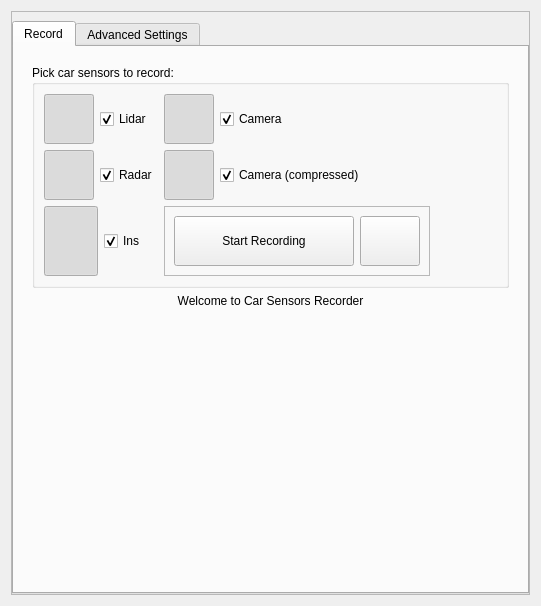
<?xml version="1.0" encoding="UTF-8"?>
<ui version="4.0">
 <class>Form</class>
 <widget class="QWidget" name="Form">
  <property name="geometry">
   <rect>
    <x>0</x>
    <y>0</y>
    <width>541</width>
    <height>606</height>
   </rect>
  </property>
  <property name="windowTitle">
   <string>Car Sensors Recorder</string>
  </property>
  <layout class="QHBoxLayout" name="horizontalLayout_7">
   <item>
    <widget class="QScrollArea" name="scrollArea">
     <property name="widgetResizable">
      <bool>true</bool>
     </property>
     <widget class="QWidget" name="scrollAreaWidgetContents_2">
      <property name="geometry">
       <rect>
        <x>0</x>
        <y>0</y>
        <width>521</width>
        <height>586</height>
       </rect>
      </property>
      <layout class="QVBoxLayout" name="verticalLayout">
       <property name="spacing">
        <number>2</number>
       </property>
       <property name="leftMargin">
        <number>0</number>
       </property>
       <property name="rightMargin">
        <number>0</number>
       </property>
       <property name="bottomMargin">
        <number>0</number>
       </property>
       <item>
        <widget class="QTabWidget" name="tabWidget">
         <property name="currentIndex">
          <number>0</number>
         </property>
         <widget class="QWidget" name="tab">
          <attribute name="title">
           <string notr="true">Record</string>
          </attribute>
          <layout class="QVBoxLayout" name="verticalLayout_4">
           <item>
            <widget class="QFrame" name="frame_2">
             <property name="frameShape">
              <enum>QFrame::NoFrame</enum>
             </property>
             <property name="frameShadow">
              <enum>QFrame::Plain</enum>
             </property>
             <property name="lineWidth">
              <number>0</number>
             </property>
             <layout class="QVBoxLayout" name="verticalLayout_3">
              <item>
               <widget class="QGroupBox" name="car_groupBox">
                <property name="title">
                 <string>Pick car sensors to record:</string>
                </property>
                <layout class="QGridLayout" name="gridLayout_2">
                 <item row="0" column="2">
                  <spacer name="horizontalSpacer_2">
                   <property name="orientation">
                    <enum>Qt::Horizontal</enum>
                   </property>
                   <property name="sizeHint" stdset="0">
                    <size>
                     <width>40</width>
                     <height>20</height>
                    </size>
                   </property>
                  </spacer>
                 </item>
                 <item row="0" column="1">
                  <layout class="QHBoxLayout" name="horizontalLayout_3">
                   <item>
                    <widget class="QPushButton" name="Camera_button">
                     <property name="enabled">
                      <bool>true</bool>
                     </property>
                     <property name="minimumSize">
                      <size>
                       <width>50</width>
                       <height>50</height>
                      </size>
                     </property>
                     <property name="maximumSize">
                      <size>
                       <width>50</width>
                       <height>50</height>
                      </size>
                     </property>
                     <property name="whatsThis">
                      <string/>
                     </property>
                     <property name="layoutDirection">
                      <enum>Qt::LeftToRight</enum>
                     </property>
                     <property name="autoFillBackground">
                      <bool>true</bool>
                     </property>
                     <property name="text">
                      <string/>
                     </property>
                     <property name="icon">
                      <iconset>
                       <normaloff>images/Camera.png</normaloff>images/Camera.png</iconset>
                     </property>
                     <property name="iconSize">
                      <size>
                       <width>48</width>
                       <height>48</height>
                      </size>
                     </property>
                     <property name="checkable">
                      <bool>true</bool>
                     </property>
                     <property name="checked">
                      <bool>true</bool>
                     </property>
                     <property name="autoRepeatDelay">
                      <number>300</number>
                     </property>
                     <property name="flat">
                      <bool>false</bool>
                     </property>
                    </widget>
                   </item>
                   <item>
                    <widget class="QCheckBox" name="Camera_checkBox">
                     <property name="text">
                      <string>Camera</string>
                     </property>
                     <property name="checkable">
                      <bool>true</bool>
                     </property>
                     <property name="checked">
                      <bool>true</bool>
                     </property>
                     <property name="tristate">
                      <bool>false</bool>
                     </property>
                    </widget>
                   </item>
                  </layout>
                 </item>
                 <item row="1" column="0">
                  <layout class="QHBoxLayout" name="horizontalLayout_2">
                   <item>
                    <widget class="QPushButton" name="Radar_button">
                     <property name="enabled">
                      <bool>true</bool>
                     </property>
                     <property name="minimumSize">
                      <size>
                       <width>50</width>
                       <height>50</height>
                      </size>
                     </property>
                     <property name="maximumSize">
                      <size>
                       <width>50</width>
                       <height>50</height>
                      </size>
                     </property>
                     <property name="whatsThis">
                      <string/>
                     </property>
                     <property name="layoutDirection">
                      <enum>Qt::LeftToRight</enum>
                     </property>
                     <property name="autoFillBackground">
                      <bool>true</bool>
                     </property>
                     <property name="text">
                      <string/>
                     </property>
                     <property name="icon">
                      <iconset>
                       <normaloff>images/Radar.png</normaloff>images/Radar.png</iconset>
                     </property>
                     <property name="iconSize">
                      <size>
                       <width>48</width>
                       <height>48</height>
                      </size>
                     </property>
                     <property name="checkable">
                      <bool>true</bool>
                     </property>
                     <property name="checked">
                      <bool>true</bool>
                     </property>
                     <property name="autoRepeatDelay">
                      <number>300</number>
                     </property>
                     <property name="flat">
                      <bool>false</bool>
                     </property>
                    </widget>
                   </item>
                   <item>
                    <widget class="QCheckBox" name="Radar_checkBox">
                     <property name="text">
                      <string>Radar</string>
                     </property>
                     <property name="checkable">
                      <bool>true</bool>
                     </property>
                     <property name="checked">
                      <bool>true</bool>
                     </property>
                     <property name="tristate">
                      <bool>false</bool>
                     </property>
                    </widget>
                   </item>
                  </layout>
                 </item>
                 <item row="0" column="0">
                  <layout class="QHBoxLayout" name="horizontalLayout">
                   <item>
                    <widget class="QPushButton" name="Lidar_button">
                     <property name="enabled">
                      <bool>true</bool>
                     </property>
                     <property name="minimumSize">
                      <size>
                       <width>50</width>
                       <height>50</height>
                      </size>
                     </property>
                     <property name="maximumSize">
                      <size>
                       <width>50</width>
                       <height>50</height>
                      </size>
                     </property>
                     <property name="whatsThis">
                      <string/>
                     </property>
                     <property name="layoutDirection">
                      <enum>Qt::LeftToRight</enum>
                     </property>
                     <property name="autoFillBackground">
                      <bool>true</bool>
                     </property>
                     <property name="text">
                      <string/>
                     </property>
                     <property name="icon">
                      <iconset>
                       <normaloff>images/Lidar.png</normaloff>images/Lidar.png</iconset>
                     </property>
                     <property name="iconSize">
                      <size>
                       <width>48</width>
                       <height>48</height>
                      </size>
                     </property>
                     <property name="checkable">
                      <bool>true</bool>
                     </property>
                     <property name="checked">
                      <bool>true</bool>
                     </property>
                     <property name="autoRepeatDelay">
                      <number>300</number>
                     </property>
                     <property name="flat">
                      <bool>false</bool>
                     </property>
                    </widget>
                   </item>
                   <item>
                    <widget class="QCheckBox" name="Lidar_checkBox">
                     <property name="text">
                      <string>Lidar</string>
                     </property>
                     <property name="checkable">
                      <bool>true</bool>
                     </property>
                     <property name="checked">
                      <bool>true</bool>
                     </property>
                     <property name="tristate">
                      <bool>false</bool>
                     </property>
                    </widget>
                   </item>
                  </layout>
                 </item>
                 <item row="2" column="0">
                  <layout class="QHBoxLayout" name="horizontalLayout_4">
                   <item>
                    <widget class="QPushButton" name="Ins_button">
                     <property name="enabled">
                      <bool>true</bool>
                     </property>
                     <property name="minimumSize">
                      <size>
                       <width>50</width>
                       <height>50</height>
                      </size>
                     </property>
                     <property name="maximumSize">
                      <size>
                       <width>180</width>
                       <height>98</height>
                      </size>
                     </property>
                     <property name="whatsThis">
                      <string/>
                     </property>
                     <property name="layoutDirection">
                      <enum>Qt::LeftToRight</enum>
                     </property>
                     <property name="autoFillBackground">
                      <bool>true</bool>
                     </property>
                     <property name="text">
                      <string/>
                     </property>
                     <property name="icon">
                      <iconset>
                       <normaloff>images/Ins.png</normaloff>images/Ins.png</iconset>
                     </property>
                     <property name="iconSize">
                      <size>
                       <width>48</width>
                       <height>48</height>
                      </size>
                     </property>
                     <property name="checkable">
                      <bool>true</bool>
                     </property>
                     <property name="checked">
                      <bool>true</bool>
                     </property>
                     <property name="autoRepeatDelay">
                      <number>300</number>
                     </property>
                     <property name="flat">
                      <bool>false</bool>
                     </property>
                    </widget>
                   </item>
                   <item>
                    <widget class="QCheckBox" name="Ins_checkBox">
                     <property name="text">
                      <string>Ins</string>
                     </property>
                     <property name="checkable">
                      <bool>true</bool>
                     </property>
                     <property name="checked">
                      <bool>true</bool>
                     </property>
                     <property name="tristate">
                      <bool>false</bool>
                     </property>
                    </widget>
                   </item>
                  </layout>
                 </item>
                 <item row="1" column="1">
                  <layout class="QHBoxLayout" name="horizontalLayout_8">
                   <item>
                    <widget class="QPushButton" name="Camera_comp_button">
                     <property name="enabled">
                      <bool>true</bool>
                     </property>
                     <property name="minimumSize">
                      <size>
                       <width>50</width>
                       <height>50</height>
                      </size>
                     </property>
                     <property name="maximumSize">
                      <size>
                       <width>50</width>
                       <height>50</height>
                      </size>
                     </property>
                     <property name="whatsThis">
                      <string/>
                     </property>
                     <property name="layoutDirection">
                      <enum>Qt::LeftToRight</enum>
                     </property>
                     <property name="autoFillBackground">
                      <bool>true</bool>
                     </property>
                     <property name="text">
                      <string/>
                     </property>
                     <property name="icon">
                      <iconset>
                       <normaloff>images/Camera_comp.png</normaloff>images/Camera_comp.png</iconset>
                     </property>
                     <property name="iconSize">
                      <size>
                       <width>48</width>
                       <height>48</height>
                      </size>
                     </property>
                     <property name="checkable">
                      <bool>true</bool>
                     </property>
                     <property name="checked">
                      <bool>true</bool>
                     </property>
                     <property name="autoRepeatDelay">
                      <number>300</number>
                     </property>
                     <property name="flat">
                      <bool>false</bool>
                     </property>
                    </widget>
                   </item>
                   <item>
                    <widget class="QCheckBox" name="Camera_comp_checkBox">
                     <property name="text">
                      <string>Camera (compressed)</string>
                     </property>
                     <property name="checkable">
                      <bool>true</bool>
                     </property>
                     <property name="checked">
                      <bool>true</bool>
                     </property>
                     <property name="tristate">
                      <bool>false</bool>
                     </property>
                    </widget>
                   </item>
                  </layout>
                 </item>
                 <item row="1" column="2">
                  <spacer name="horizontalSpacer_3">
                   <property name="orientation">
                    <enum>Qt::Horizontal</enum>
                   </property>
                   <property name="sizeHint" stdset="0">
                    <size>
                     <width>40</width>
                     <height>20</height>
                    </size>
                   </property>
                  </spacer>
                 </item>
                 <item row="2" column="1">
                  <widget class="QFrame" name="frame">
                   <property name="frameShape">
                    <enum>QFrame::StyledPanel</enum>
                   </property>
                   <property name="frameShadow">
                    <enum>QFrame::Raised</enum>
                   </property>
                   <layout class="QHBoxLayout" name="horizontalLayout_5">
                    <item>
                     <widget class="QPushButton" name="recButton">
                      <property name="minimumSize">
                       <size>
                        <width>180</width>
                        <height>50</height>
                       </size>
                      </property>
                      <property name="text">
                       <string comment="Stop Recording">Start Recording</string>
                      </property>
                      <property name="icon">
                       <iconset>
                        <normaloff>images/icons8-record-64.png</normaloff>
                        <normalon>images/icons8-stop-64.png</normalon>images/icons8-record-64.png</iconset>
                      </property>
                      <property name="iconSize">
                       <size>
                        <width>48</width>
                        <height>48</height>
                       </size>
                      </property>
                      <property name="checkable">
                       <bool>true</bool>
                      </property>
                      <property name="autoDefault">
                       <bool>false</bool>
                      </property>
                      <property name="default">
                       <bool>false</bool>
                      </property>
                      <property name="flat">
                       <bool>false</bool>
                      </property>
                     </widget>
                    </item>
                    <item>
                     <widget class="QPushButton" name="pauseButton">
                      <property name="minimumSize">
                       <size>
                        <width>60</width>
                        <height>50</height>
                       </size>
                      </property>
                      <property name="maximumSize">
                       <size>
                        <width>50</width>
                        <height>50</height>
                       </size>
                      </property>
                      <property name="focusPolicy">
                       <enum>Qt::StrongFocus</enum>
                      </property>
                      <property name="text">
                       <string/>
                      </property>
                      <property name="icon">
                       <iconset>
                        <normaloff>images/icons8-pause-64.png</normaloff>
                        <normalon>images/icons8-play-64.png</normalon>images/icons8-pause-64.png</iconset>
                      </property>
                      <property name="iconSize">
                       <size>
                        <width>48</width>
                        <height>48</height>
                       </size>
                      </property>
                      <property name="checkable">
                       <bool>true</bool>
                      </property>
                     </widget>
                    </item>
                   </layout>
                  </widget>
                 </item>
                 <item row="2" column="2">
                  <spacer name="horizontalSpacer">
                   <property name="orientation">
                    <enum>Qt::Horizontal</enum>
                   </property>
                   <property name="sizeHint" stdset="0">
                    <size>
                     <width>40</width>
                     <height>20</height>
                    </size>
                   </property>
                  </spacer>
                 </item>
                </layout>
               </widget>
              </item>
              <item>
               <widget class="QLabel" name="car_rec_timer">
                <property name="text">
                 <string>Welcome to Car Sensors Recorder</string>
                </property>
                <property name="alignment">
                 <set>Qt::AlignCenter</set>
                </property>
                <property name="wordWrap">
                 <bool>false</bool>
                </property>
               </widget>
              </item>
              <item>
               <spacer name="verticalSpacer">
                <property name="orientation">
                 <enum>Qt::Vertical</enum>
                </property>
                <property name="sizeHint" stdset="0">
                 <size>
                  <width>20</width>
                  <height>40</height>
                 </size>
                </property>
               </spacer>
              </item>
             </layout>
            </widget>
           </item>
          </layout>
         </widget>
         <widget class="QWidget" name="tab_2">
          <attribute name="title">
           <string>Advanced Settings</string>
          </attribute>
          <layout class="QVBoxLayout" name="verticalLayout_5">
           <item>
            <widget class="QFrame" name="frame_3">
             <property name="frameShape">
              <enum>QFrame::StyledPanel</enum>
             </property>
             <property name="frameShadow">
              <enum>QFrame::Raised</enum>
             </property>
             <layout class="QGridLayout" name="gridLayout">
              <item row="0" column="0">
               <widget class="QLabel" name="buffer_label">
                <property name="accessibleDescription">
                 <string extracomment="In writing to disk"/>
                </property>
                <property name="text">
                 <string>Buffer size (MB):</string>
                </property>
               </widget>
              </item>
              <item row="3" column="1">
               <widget class="QLineEdit" name="filename_lineEdit">
                <property name="sizePolicy">
                 <sizepolicy hsizetype="MinimumExpanding" vsizetype="Fixed">
                  <horstretch>0</horstretch>
                  <verstretch>0</verstretch>
                 </sizepolicy>
                </property>
                <property name="text">
                 <string/>
                </property>
                <property name="placeholderText">
                 <string>(Date-Time Format)</string>
                </property>
               </widget>
              </item>
              <item row="3" column="0">
               <widget class="QLabel" name="filename_label">
                <property name="accessibleDescription">
                 <string extracomment="In writing to disk"/>
                </property>
                <property name="text">
                 <string>Filename:</string>
                </property>
               </widget>
              </item>
              <item row="5" column="0">
               <widget class="QLabel" name="dir_label">
                <property name="accessibleDescription">
                 <string extracomment="In writing to disk"/>
                </property>
                <property name="text">
                 <string>File Path:</string>
                </property>
               </widget>
              </item>
              <item row="5" column="1" colspan="2">
               <widget class="QFrame" name="dir_frame">
                <property name="maximumSize">
                 <size>
                  <width>600</width>
                  <height>50</height>
                 </size>
                </property>
                <property name="frameShape">
                 <enum>QFrame::NoFrame</enum>
                </property>
                <property name="frameShadow">
                 <enum>QFrame::Raised</enum>
                </property>
                <layout class="QHBoxLayout" name="horizontalLayout_6">
                 <property name="leftMargin">
                  <number>0</number>
                 </property>
                 <item>
                  <widget class="QLineEdit" name="dir_lineEdit">
                   <property name="sizePolicy">
                    <sizepolicy hsizetype="MinimumExpanding" vsizetype="Fixed">
                     <horstretch>0</horstretch>
                     <verstretch>0</verstretch>
                    </sizepolicy>
                   </property>
                   <property name="text">
                    <string/>
                   </property>
                   <property name="placeholderText">
                    <string>(bag-file-dir)</string>
                   </property>
                  </widget>
                 </item>
                 <item>
                  <widget class="QPushButton" name="dir_button">
                   <property name="text">
                    <string/>
                   </property>
                   <property name="icon">
                    <iconset>
                     <normaloff>images/icons8-opened-folder-96.png</normaloff>images/icons8-opened-folder-96.png</iconset>
                   </property>
                  </widget>
                 </item>
                </layout>
               </widget>
              </item>
              <item row="0" column="1">
               <widget class="QLineEdit" name="buffer_lineEdit">
                <property name="sizePolicy">
                 <sizepolicy hsizetype="Expanding" vsizetype="Fixed">
                  <horstretch>0</horstretch>
                  <verstretch>0</verstretch>
                 </sizepolicy>
                </property>
                <property name="autoFillBackground">
                 <bool>false</bool>
                </property>
                <property name="inputMethodHints">
                 <set>Qt::ImhNone</set>
                </property>
                <property name="text">
                 <string>2048</string>
                </property>
                <property name="frame">
                 <bool>true</bool>
                </property>
                <property name="cursorPosition">
                 <number>4</number>
                </property>
                <property name="placeholderText">
                 <string>2048</string>
                </property>
                <property name="cursorMoveStyle">
                 <enum>Qt::LogicalMoveStyle</enum>
                </property>
               </widget>
              </item>
              <item row="0" column="2">
               <spacer name="horizontalSpacer_4">
                <property name="orientation">
                 <enum>Qt::Horizontal</enum>
                </property>
                <property name="sizeHint" stdset="0">
                 <size>
                  <width>40</width>
                  <height>20</height>
                 </size>
                </property>
               </spacer>
              </item>
              <item row="4" column="1">
               <widget class="QCheckBox" name="filename_td_checkBox">
                <property name="text">
                 <string>append Data-Time to filename</string>
                </property>
               </widget>
              </item>
             </layout>
            </widget>
           </item>
           <item>
            <spacer name="verticalSpacer_2">
             <property name="orientation">
              <enum>Qt::Vertical</enum>
             </property>
             <property name="sizeHint" stdset="0">
              <size>
               <width>20</width>
               <height>40</height>
              </size>
             </property>
            </spacer>
           </item>
          </layout>
         </widget>
        </widget>
       </item>
      </layout>
     </widget>
    </widget>
   </item>
  </layout>
 </widget>
 <resources>
  <include location="CarSensorsRecIcons.qrc"/>
 </resources>
 <connections>
  <connection>
   <sender>Lidar_button</sender>
   <signal>clicked()</signal>
   <receiver>Lidar_checkBox</receiver>
   <slot>toggle()</slot>
   <hints>
    <hint type="sourcelabel">
     <x>100</x>
     <y>169</y>
    </hint>
    <hint type="destinationlabel">
     <x>184</x>
     <y>157</y>
    </hint>
   </hints>
  </connection>
  <connection>
   <sender>Radar_button</sender>
   <signal>clicked()</signal>
   <receiver>Radar_checkBox</receiver>
   <slot>toggle()</slot>
   <hints>
    <hint type="sourcelabel">
     <x>100</x>
     <y>228</y>
    </hint>
    <hint type="destinationlabel">
     <x>184</x>
     <y>216</y>
    </hint>
   </hints>
  </connection>
  <connection>
   <sender>Camera_button</sender>
   <signal>clicked()</signal>
   <receiver>Camera_checkBox</receiver>
   <slot>toggle()</slot>
   <hints>
    <hint type="sourcelabel">
     <x>243</x>
     <y>169</y>
    </hint>
    <hint type="destinationlabel">
     <x>462</x>
     <y>157</y>
    </hint>
   </hints>
  </connection>
  <connection>
   <sender>Ins_button</sender>
   <signal>clicked()</signal>
   <receiver>Ins_checkBox</receiver>
   <slot>toggle()</slot>
   <hints>
    <hint type="sourcelabel">
     <x>114</x>
     <y>309</y>
    </hint>
    <hint type="destinationlabel">
     <x>184</x>
     <y>286</y>
    </hint>
   </hints>
  </connection>
  <connection>
   <sender>Lidar_checkBox</sender>
   <signal>clicked()</signal>
   <receiver>Lidar_button</receiver>
   <slot>toggle()</slot>
   <hints>
    <hint type="sourcelabel">
     <x>184</x>
     <y>157</y>
    </hint>
    <hint type="destinationlabel">
     <x>100</x>
     <y>169</y>
    </hint>
   </hints>
  </connection>
  <connection>
   <sender>Radar_checkBox</sender>
   <signal>clicked()</signal>
   <receiver>Radar_button</receiver>
   <slot>toggle()</slot>
   <hints>
    <hint type="sourcelabel">
     <x>184</x>
     <y>216</y>
    </hint>
    <hint type="destinationlabel">
     <x>100</x>
     <y>228</y>
    </hint>
   </hints>
  </connection>
  <connection>
   <sender>Camera_checkBox</sender>
   <signal>clicked()</signal>
   <receiver>Camera_button</receiver>
   <slot>toggle()</slot>
   <hints>
    <hint type="sourcelabel">
     <x>462</x>
     <y>157</y>
    </hint>
    <hint type="destinationlabel">
     <x>243</x>
     <y>169</y>
    </hint>
   </hints>
  </connection>
  <connection>
   <sender>Ins_checkBox</sender>
   <signal>clicked()</signal>
   <receiver>Ins_button</receiver>
   <slot>toggle()</slot>
   <hints>
    <hint type="sourcelabel">
     <x>184</x>
     <y>286</y>
    </hint>
    <hint type="destinationlabel">
     <x>114</x>
     <y>309</y>
    </hint>
   </hints>
  </connection>
  <connection>
   <sender>Camera_comp_button</sender>
   <signal>clicked()</signal>
   <receiver>Camera_comp_checkBox</receiver>
   <slot>toggle()</slot>
   <hints>
    <hint type="sourcelabel">
     <x>220</x>
     <y>209</y>
    </hint>
    <hint type="destinationlabel">
     <x>298</x>
     <y>200</y>
    </hint>
   </hints>
  </connection>
  <connection>
   <sender>Camera_comp_checkBox</sender>
   <signal>clicked()</signal>
   <receiver>Camera_comp_button</receiver>
   <slot>toggle()</slot>
   <hints>
    <hint type="sourcelabel">
     <x>402</x>
     <y>206</y>
    </hint>
    <hint type="destinationlabel">
     <x>226</x>
     <y>221</y>
    </hint>
   </hints>
  </connection>
 </connections>
</ui>
